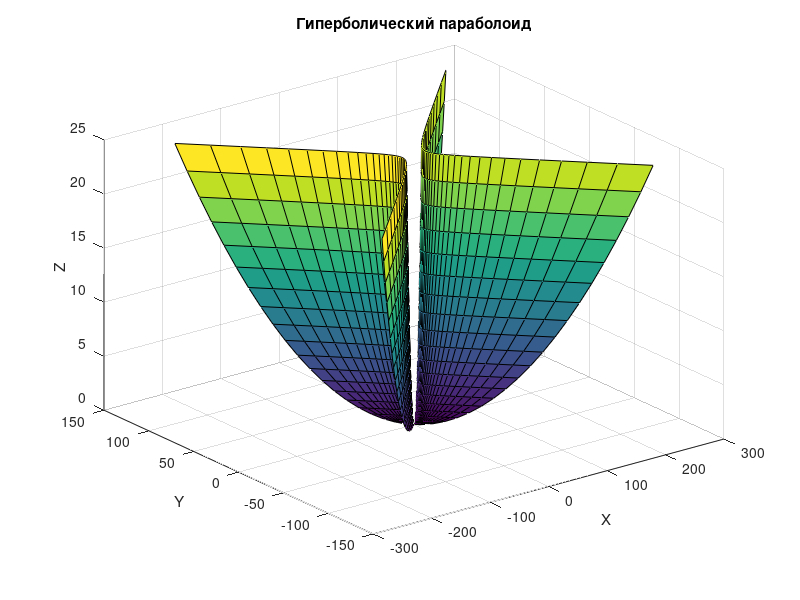

The MATLAB source for this figure:
u=linspace(-5,5,40); v=linspace(-pi,pi,40);
[UU,VV]=meshgrid(u,v);
a=4; b=2;
x=a*UU.*cosh(VV);
y=b*UU.*sinh(VV);
z=UU.^2;
surf(x,y,z);
xlabel('X'); ylabel('Y');
zlabel('Z'); 
title('Гиперболический параболоид');